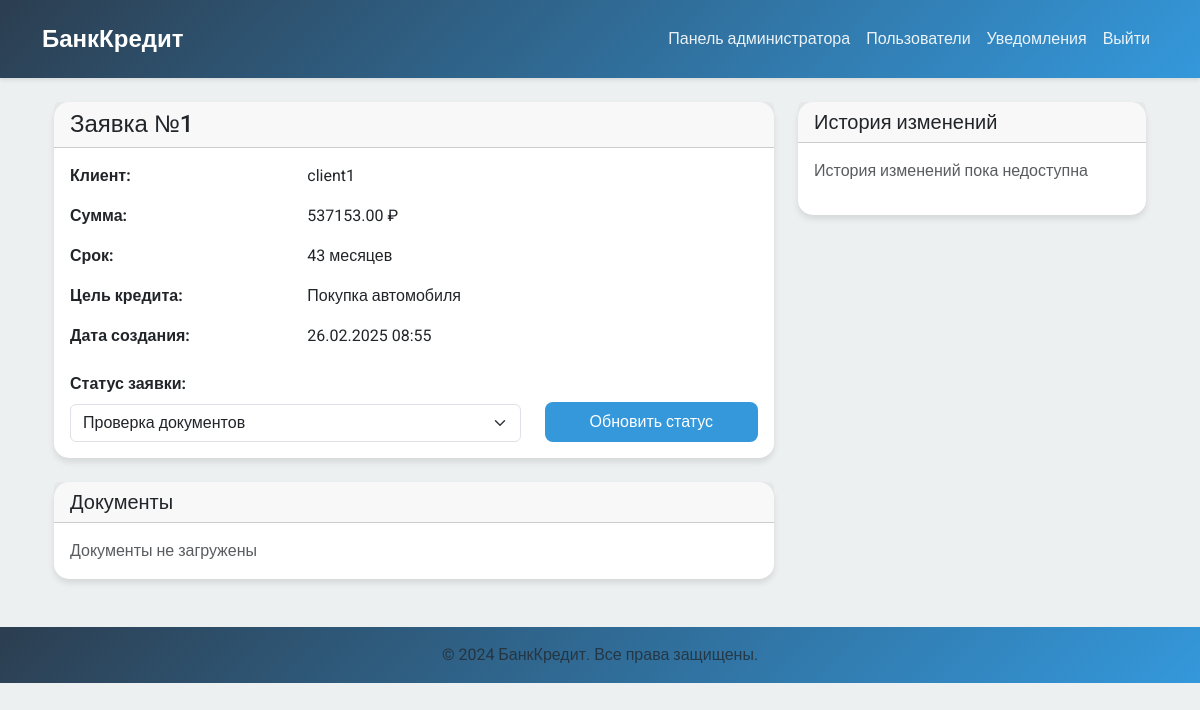
/referrer/application/1/ (signed in), run on the app's committed database.
### main/models.py (models this page shows, shortened)
class CreditApplication(models.Model):
    STATUS_CHOICES = [
        ('pending', 'На рассмотрении'),
        ('documents_required', 'Требуются документы'),
        ('under_review', 'Проверка документов'),
        ('approved', 'Одобрено'),
        ('rejected', 'Отклонено'),
    ]
    client = models.ForeignKey(
        User,
        on_delete=models.CASCADE,
        related_name='applications',
        verbose_name='Клиент'
    )
    amount = models.DecimalField(
        max_digits=10,
        decimal_places=2,
        verbose_name='Сумма кредита'
    )
    term_months = models.IntegerField(verbose_name='Срок (месяцев)')
    purpose = models.TextField(verbose_name='Цель кредита')
    status = models.CharField(
        max_length=20,
        choices=STATUS_CHOICES,
        default='pending',
        verbose_name='Статус'
    )
    referrer = models.ForeignKey(
        User,
        on_delete=models.SET_NULL,
        null=True,
        related_name='reviewed_applications',
        verbose_name='Референт'
    )
    created_at = models.DateTimeField(
        auto_now_add=True,
        verbose_name='Дата создания'
    )
    updated_at = models.DateTimeField(
        auto_now=True,
        verbose_name='Дата обновления'
    )
    class Meta:
        verbose_name = 'Заявка на кредит'
        verbose_name_plural = 'Заявки на кредит'
        ordering = ['-created_at']

class User(AbstractUser):
    ROLE_CHOICES = [
        ('client', 'Клиент банка'),
        ('referrer', 'Референт по кредитованию'),
        ('admin', 'Системный администратор'),
    ]
    role = models.CharField(
        max_length=10,
        choices=ROLE_CHOICES,
        default='client',
        verbose_name='Роль'
    )
    phone = models.CharField(
        max_length=15,
        blank=True,
        verbose_name='Телефон'
    )
    groups = models.ManyToManyField(
        'auth.Group',
        verbose_name='groups',
        blank=True,
        help_text='The groups this user belongs to.',
        related_name='custom_user_set',
        related_query_name='custom_user'
    )
    user_permissions = models.ManyToManyField(
        'auth.Permission',
        verbose_name='user permissions',
        blank=True,
        help_text='Specific permissions for this user.',
        related_name='custom_user_set',
        related_query_name='custom_user'
    )
    def get_unread_notifications_count(self):
        return self.notifications.filter(is_read=False).count()
    class Meta:
        verbose_name = 'Пользователь'
        verbose_name_plural = 'Пользователи'

### main/views.py (the view, shortened to what this page needs)
# urls.py: path('referrer/application/<int:pk>/', views.ReferrerApplicationDetailView.as_view(), name='referrer_application_detail'),
class ReferrerApplicationDetailView(LoginRequiredMixin, UpdateView):
    model = CreditApplication
    template_name = 'main/referrer/application_detail.html'
    fields = ['status']
    def get_context_data(self, **kwargs):
        context = super().get_context_data(**kwargs)
        context['documents'] = self.object.documents.all()
        return context

### main/templates/main/referrer/application_detail.html (shortened to what this page needs)
{% extends 'main/base.html' %}
{% block content %}
<div class="container">
    <div class="row">
        <div class="col-md-8">
            <div class="card mb-4">
                <div class="card-header">
                    <h4 class="mb-0">Заявка №{{ object.id }}</h4>
                </div>
                <div class="card-body">
                    <div class="row mb-3">
                        <div class="col-md-4">
                            <strong>Клиент:</strong>
                        </div>
                        <div class="col-md-8">
                            {{ object.client.get_full_name|default:object.client.username }}
                        </div>
                    </div>
                    <div class="row mb-3">
                        <div class="col-md-4">
                            <strong>Сумма:</strong>
                        </div>
                        <div class="col-md-8">
                            {{ object.amount }} ₽
                        </div>
                    </div>
                    <div class="row mb-3">
                        <div class="col-md-4">
                            <strong>Срок:</strong>
                        </div>
                        <div class="col-md-8">
                            {{ object.term_months }} месяцев
                        </div>
                    </div>
                    <div class="row mb-3">
                        <div class="col-md-4">
                            <strong>Цель кредита:</strong>
                        </div>
                        <div class="col-md-8">
                            {{ object.purpose }}
                        </div>
                    </div>
                    <div class="row mb-3">
                        <div class="col-md-4">
                            <strong>Дата создания:</strong>
                        </div>
                        <div class="col-md-8">
                            {{ object.created_at|date:"d.m.Y H:i" }}
                        </div>
                    </div>
                    <form method="post" class="mt-4">
                        <div class="row align-items-end">
                            <div class="col-md-8">
                                <label class="form-label"><strong>Статус заявки:</strong></label>
                                <select name="status" class="form-select">
                                    {% for value, label in object.STATUS_CHOICES %}
                                        <option value="{{ value }}" {% if object.status == value %}selected{% endif %}>
                                            {{ label }}
                                        </option>
                                    {% endfor %}
                                </select>
                            </div>
                            <div class="col-md-4">
                                <button type="submit" class="btn btn-primary w-100">
                                    Обновить статус
                                </button>
                            </div>
                        </div>
                    </form>
                </div>
            </div>
            <div class="card">
                <div class="card-header">
                    <h5 class="mb-0">Документы</h5>
                </div>
                <div class="card-body">
                    {% if documents %}
                        <div class="list-group">
                            {% for doc in documents %}
                                <div class="list-group-item">
                                    <div class="d-flex w-100 justify-content-between align-items-center">
                                        <div>
                                            <h6 class="mb-1">{{ doc.get_doc_type_display }}</h6>
                                            <small class="text-muted">Загружен: {{ doc.uploaded_at|date:"d.m.Y H:i" }}</small>
                                        </div>
                                        <form method="get" action="{% url 'download_document' doc.id %}">
                                            <button type="submit" class="btn btn-primary btn-sm">
                                                <i class="fas fa-download me-1"></i> Скачать
                                            </button>
                                        </form>
                                    </div>
                                </div>
                            {% endfor %}
                        </div>
                    {% else %}
                        <p class="text-muted mb-0">Документы не загружены</p>
                    {% endif %}
                </div>
            </div>
        </div>
        <div class="col-md-4">
            <div class="card">
                <div class="card-header">
                    <h5 class="mb-0">История изменений</h5>
                </div>
                <div class="card-body">
                    <p class="text-muted">История изменений пока недоступна</p>
                </div>
            </div>
        </div>
    </div>
</div>
{% endblock %}

### main/static/css/style.css (style rules this page uses)
:root { --primary-color: #2c3e50; --secondary-color: #3498db; --accent-color: #e74c3c; --background-color: #ecf0f1; --text-color: #2c3e50; --success-color: #27ae60; --warning-color: #f1c40f; }
body { background-color: var(--background-color); color: var(--text-color); font-family: 'Roboto', sans-serif; }
.card { border: none; border-radius: 15px; box-shadow: 0 4px 6px rgba(0, 0, 0, 0.1); }
.btn { border-radius: 8px; padding: 0.5rem 1.5rem; transition: background-color 0.3s ease; font-weight: 500; }
.btn-primary { background: var(--secondary-color); border: none; }

### data on the page
CreditApplication: id "1", client.get_full_name "client1", amount "537153.00", term_months "43", purpose "Покупка автомобиля", created_at "26.02.2025 08:55", status "Проверка документов"
